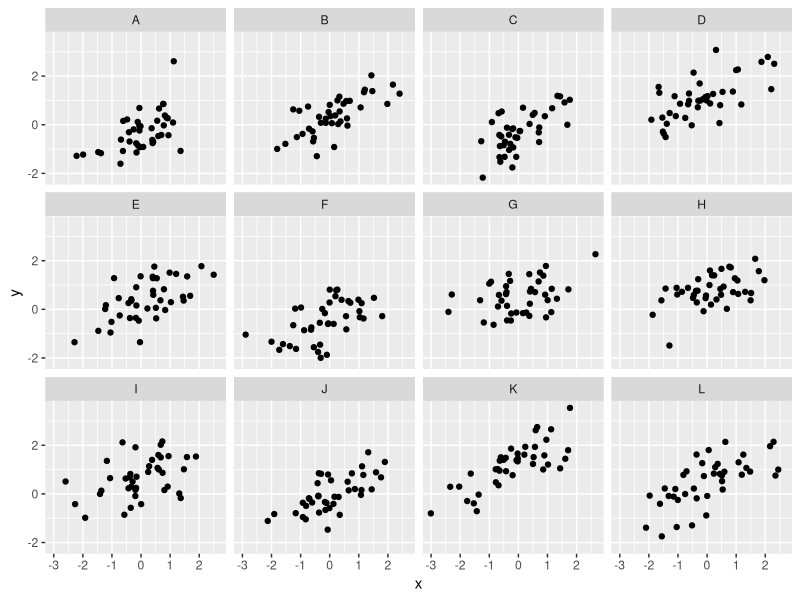
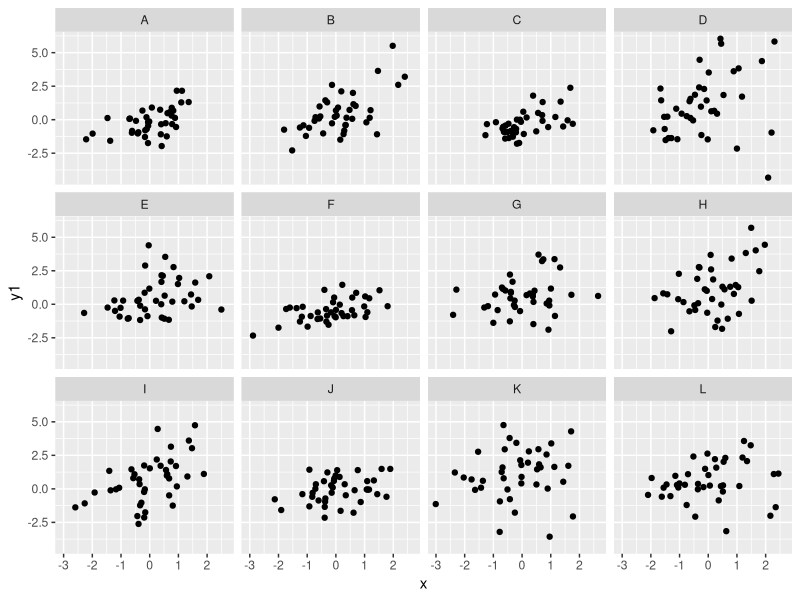
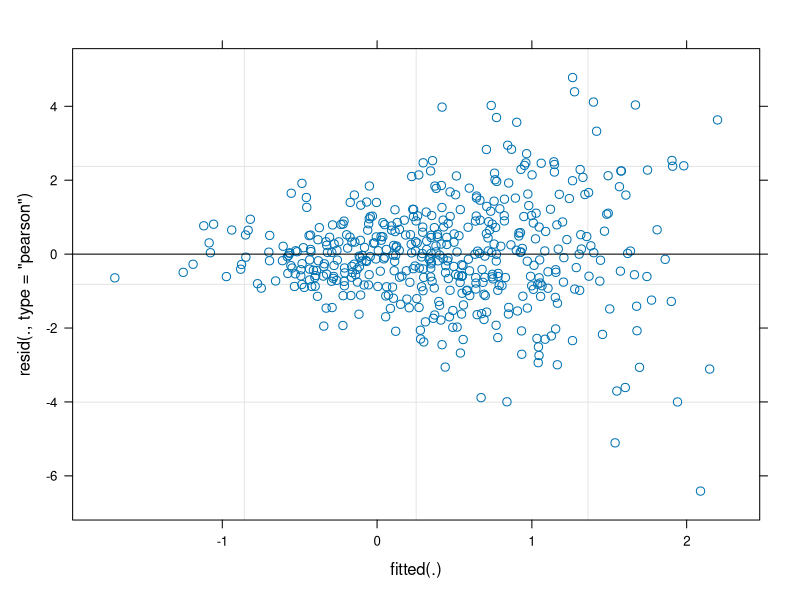
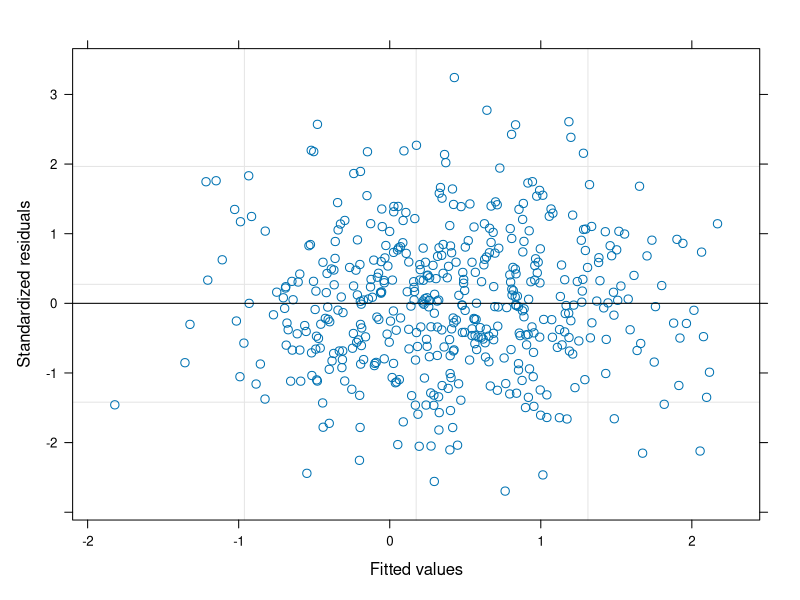
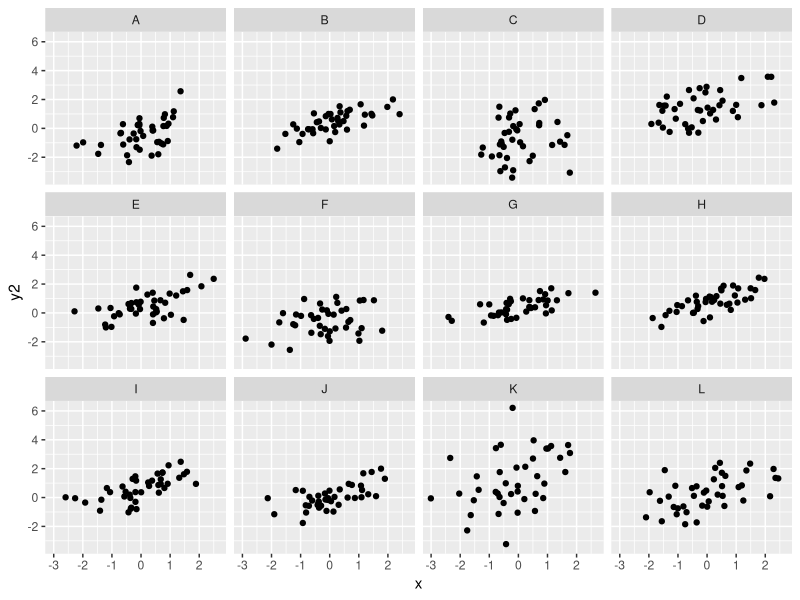
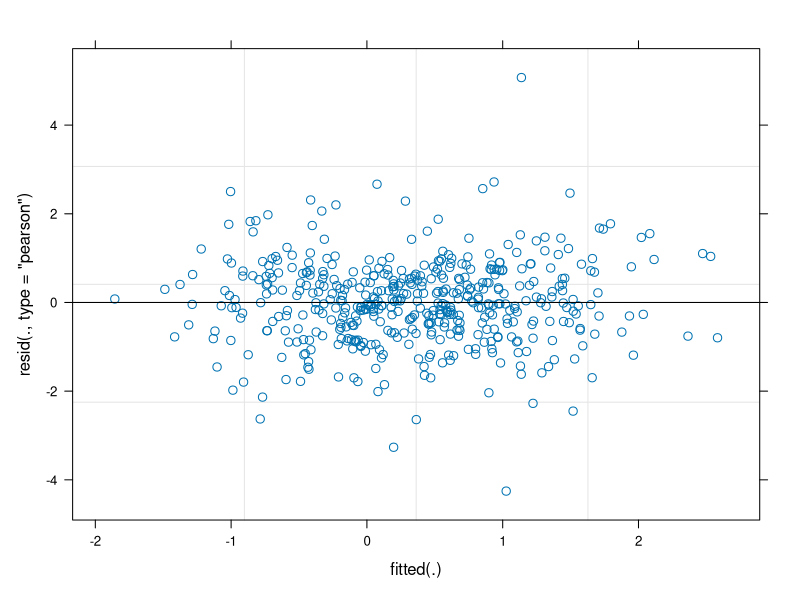
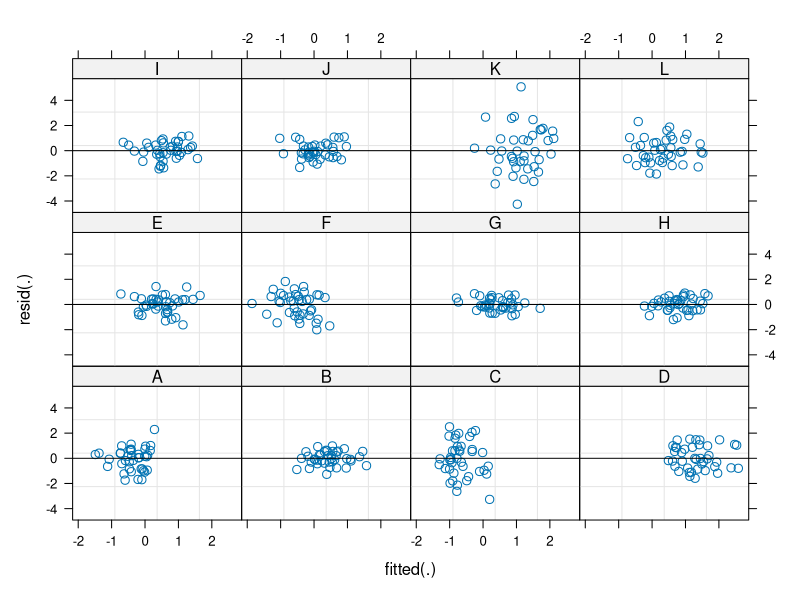
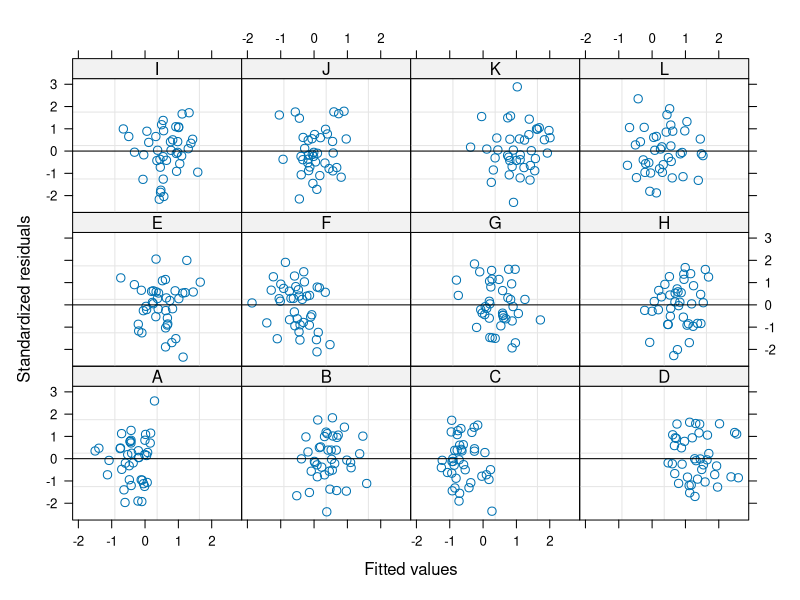

The R source for these figures, in order: (Note: this script raises an error after producing the figures.)
## ---- chunk 1
library(tidyverse)
set.seed(1)
mu_a <- 0.2
sd_a <- 0.7
b <- 0.5
J <- 12
sigma <- 0.6
a <- rnorm(J, mu_a, sd_a)
N <- 40
x <- rnorm(N * J, 0, 1)
d <- tibble(beta = rep(b, N * J), alpha = rep(a, each = N),
  sigma = sigma) %>%
  mutate(mean = alpha + beta * x,
    group = as.factor(rep(LETTERS[seq_len(J)], each = N)),
    time = rep(seq_len(N), J),
    x = x,
    y = rnorm(N * J, mean, sigma))
## ---- chunk 2
library(ggplot2)
ggplot(d, aes(x, y)) + geom_point() + facet_wrap(~group)

library(lme4)
m <- lmer(y ~ x + (1 | group), data = d)
arm::display(m)
## ---- chunk 3
set.seed(123)
d <- mutate(d, y1 = rnorm(N * J, mean, sd = sqrt(exp(2 * 0.5 * mean))))
ggplot(d, aes(x, y1)) + geom_point() + facet_wrap(~group)
m1_wrong <- lmer(y1 ~ x + (1 | group), data = d)
plot(m1_wrong)

library(nlme)
m1_right <- lme(y1 ~ x, random = ~ 1 | group, data = d,
  weights = varExp(form = ~ fitted(.)))
summary(m1_right)
plot(m1_right)

# m1_right <- lme(y1 ~ x, random = ~ 1 | group, data = d,
# weights = varExp())
## ---- chunk 4
set.seed(999)
sds <- rep(rlnorm(J, 0, 0.4), each = N)
d <- mutate(d, y2 = rnorm(N * J, mean, sd = sds))
ggplot(d, aes(x, y2)) + geom_point() + facet_wrap(~group)
m2_wrong <- lmer(y2 ~ x + (1 | group), data = d)
plot(m2_wrong)
plot(m2_wrong, resid(.) ~ fitted(.) | group, abline = 0)

m2_right <- lme(y2 ~ x, random = ~ 1 | group, data = d,
  weights = varIdent(form = ~ 1 | group))
summary(m2_right)
plot(m2_right, resid(., type = "normalized") ~ fitted(.) | group, abline = 0)
## ---- chunk 5
set.seed(222)
sds <- rep(rlnorm(J, 0, 0.4), each = N)
sds <- sqrt(exp(2 * 0.75 * d$mean) * sds)
d <- mutate(d, y3 = rnorm(N * J, mean, sd = sds))
ggplot(d, aes(x, y3)) + geom_point() + facet_wrap(~group)
m3_wrong <- lmer(y3 ~ x + (1 | group), data = d)
plot(m3_wrong)
plot(m3_wrong, resid(.) ~ fitted(.) | group, abline = 0)

m3_wrong <- lme(y3 ~ x, random = ~ 1 | group, data = d,
  weights = varIdent(form = ~ 1 | group))
plot(m3_wrong, resid(., type = "normalized") ~ fitted(.))
plot(m3_wrong, resid(., type = "normalized") ~ fitted(.) | group, abline = 0)

m3_wrong <- lme(y3 ~ x, random = ~ 1 | group, data = d,
  weights = varExp())
plot(m3_wrong, resid(., type = "normalized") ~ fitted(.) | group, abline = 0)

m3_right <- lme(y3 ~ x, random = ~ 1 | group, data = d,
  weights = varComb(varIdent(form = ~ 1 | group), varExp()))

summary(m3_right)
plot(m3_right, resid(., type = "normalized") ~ fitted(.) | group, abline = 0)
## ---- chunk 6
set.seed(9382)
d <- mutate(d, y4 =
    as.numeric(arima.sim(model = list(ar = 0.5), n = N * J, sd = sigma)) + mean)
ggplot(d, aes(x, y4)) + geom_point() + facet_wrap(~group)
ggplot(d, aes(time, y4)) + geom_point() + facet_wrap(~group)

m4_wrong <- lmer(y4 ~ x + (1 | group), data = d)
plot(m4_wrong)
plot(m4_wrong, resid(.) ~ fitted(.) | group, abline = 0)
plot(m4_wrong, resid(.) ~ time | group, abline = 0)

m4_wrong <- lme(y4 ~ x, random = ~ 1 | group, data = d)
plot(ACF(m4_wrong, resType = "normalized"))

m4_right <- lme(y4 ~ x, random = ~ 1 | group, data = d, correlation = corAR1())
plot(m4_right, resid(., type = "normalized") ~ time | group, abline = 0)

plot(ACF(m4_right, resType = "normalized"))

summary(m4_right)
plot(m3_right, resid(., type = "normalized") ~ fitted(.) | group, abline = 0)
## ---- chunk 7
# group_means <- 
# mean = alpha + beta * x,
## ---- chunk 8
# y1 = varexp, y2 = corar1, y3 = varident, y4 = varcomb
d <- select(d, -c(beta:sigma), -mean) %>%
  rename(y102 = y2, y104 = y4, y103 = y3) %>%
  rename(y2 = y104, y3 = y102, y4 = y103) %>%
  select(group, time, x, y, y1, y2, y3, y4)
saveRDS(d, file = "data/generated/model-checking.rds")
